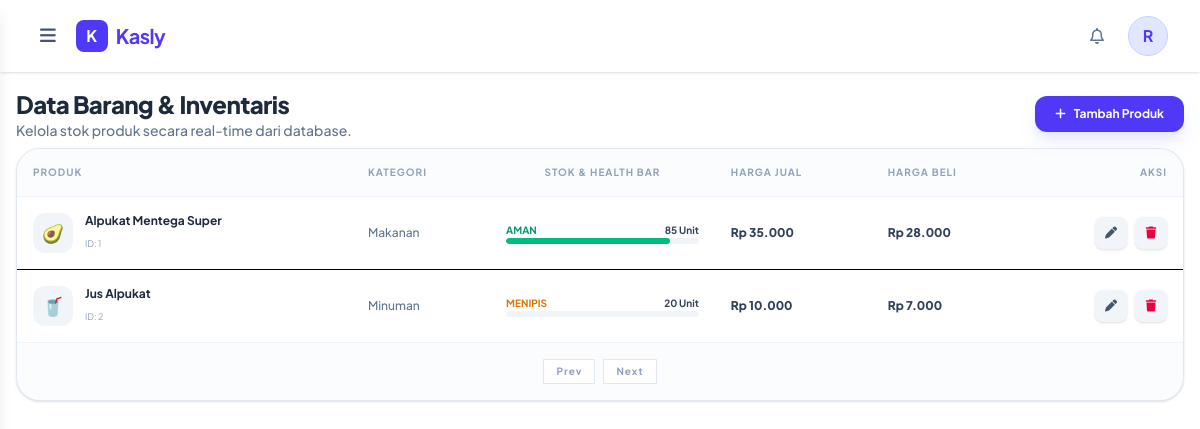
/produk.php, run on the app's committed database.
### tables this page shows
CREATE TABLE `produk` (
  `id_produk` int(11) NOT NULL,
  `id_umkm` int(11) DEFAULT NULL,
  `id_entry` int(11) DEFAULT NULL,
  `nama_produk` varchar(50) DEFAULT NULL,
  `kategori` varchar(50) DEFAULT NULL,
  `harga_jual` decimal(10,0) DEFAULT NULL,
  `harga_beli` decimal(10,0) DEFAULT NULL,
  `sisa_stok` int(11) DEFAULT NULL
);

### produk.php (the view, shortened to what this page needs)
<?php
include 'koneksi.php';
$query = "SELECT * FROM produk";
$result = mysqli_query($conn, $query);
?>
<!DOCTYPE html>
<html lang="en">
<head>
    <link rel="stylesheet" href="dist/output.css">
    <link href="https://cdnjs.cloudflare.com/ajax/libs/font-awesome/6.0.0/css/all.min.css" rel="stylesheet">
</head>
<body>
<nav class="flex items-center justify-between px-8 py-4 bg-white shadow-sm sticky top-0 z-50">
        <div class="flex items-center gap-3">
            <button id="menuBtn" class="p-2 text-slate-600 hover:bg-slate-100 rounded-lg">
        <i class="fa-solid fa-bars text-lg"></i>
    </button>
    <div class="flex items-center gap-2">
        <div class="w-8 h-8 bg-indigo-600 rounded-lg flex items-center justify-center text-white font-bold">K</div>
        <span class="font-bold text-xl tracking-tight text-indigo-600">Kasly</span>
    </div>
        </div>
        <div class="flex items-center gap-4">
            <button class="p-2 text-slate-500 hover:bg-slate-100 rounded-full transition">
                <i class="fa-regular fa-bell"></i>
            </button>
            <div class="w-10 h-10 rounded-full bg-indigo-100 border border-indigo-200 flex items-center justify-center text-indigo-600 font-bold">
                R
            </div>
        </div>
    </nav>
    <section id="produk-page" class="space-y-8 p-4 md:p-6">
        <div class="flex flex-col md:flex-row md:items-center justify-between gap-4 mb-2">
            <div>
                <h2 class="text-2xl font-black text-slate-800 tracking-tight">Data Barang & Inventaris</h2>
                <p class="text-sm text-slate-500 font-medium">Kelola stok produk secara real-time dari database.</p>
            </div>
            <div class="flex items-center gap-2">
                <button class="bg-indigo-600 text-white px-5 py-2.5 rounded-xl text-xs font-bold hover:bg-indigo-700 transition-all flex items-center gap-2 shadow-lg shadow-indigo-100">
                    <i class="fa-solid fa-plus"></i> Tambah Produk
                </button>
            </div>
        </div>
        <div class="bg-white border border-slate-200 rounded-3xl overflow-hidden shadow-sm">
            <div class="overflow-x-auto">
                <table class="w-full text-left">
                    <thead class="bg-slate-50/50 border-b border-slate-100">
                        <tr>
                            <th class="p-4 text-[10px] font-bold text-slate-400 uppercase tracking-widest">Produk</th>
                            <th class="p-4 text-[10px] font-bold text-slate-400 uppercase tracking-widest">Kategori</th>
                            <th class="p-4 text-[10px] font-bold text-slate-400 uppercase tracking-widest text-center">Stok & Health Bar</th>
                            <th class="p-4 text-[10px] font-bold text-slate-400 uppercase tracking-widest">Harga Jual</th>
                            <th class="p-4 text-[10px] font-bold text-slate-400 uppercase tracking-widest">Harga Beli</th>
                            <th class="p-4 text-[10px] font-bold text-slate-400 uppercase tracking-widest text-right">Aksi</th>
                        </tr>
                    </thead>
                    <tbody class="divide-y divide-slate-50">
                        <?php
                        while($row = mysqli_fetch_assoc($result)):
                            $stok = $row['sisa_stok'];
                            $max_stok = 100;
                            $persen = ($stok / $max_stok) * 100;
                            $bar_color = "bg-emerald-500";
                            $text_color = "text-emerald-600";
                            $status_label = "Aman";
                            if($stok <= 10) {
                                $bar_color = "bg-rose-500";
                                $text_color = "text-rose-600";
                                $status_label = "Kritis";
                            } elseif ($stok <= 30) {
                                $bar_color = "bg-amber-500";
                                $text_color = "text-amber-600";
                                $status_label = "Menipis";
                            }
                        ?>
                        <tr class="hover:bg-slate-50/50 transition-colors group">
                            <td class="p-4">
                                <div class="flex items-center gap-3">
                                    <div class="w-10 h-10 bg-slate-100 rounded-xl flex items-center justify-center text-lg">
                                        <?php echo ($row['kategori'] == 'Minuman') ? '🥤' : '🥑'; ?>
                                    </div>
                                    <div>
                                        <p class="text-xs font-bold text-slate-800"><?php echo $row['nama_produk']; ?></p>
                                        <span class="text-[9px] text-slate-400 uppercase">ID: <?php echo $row['id_produk']; ?></span>
                                    </div>
                                </div>
                            </td>
                            <td class="p-4 text-xs font-medium text-slate-500"><?php echo $row['kategori']; ?></td>
                            <td class="p-4">
                                <div class="flex flex-col gap-1.5 min-w-[120px]">
                                    <div class="flex justify-between items-center text-[10px] font-bold">
                                        <span class="<?php echo $text_color; ?> uppercase"><?php echo $status_label; ?></span>
                                        <span class="text-slate-700"><?php echo $stok; ?> Unit</span>
                                    </div>
                                    <div class="w-full bg-slate-100 h-1.5 rounded-full overflow-hidden">
                                        <div class="<?php echo $bar_color; ?> h-full rounded-full" style="width: <?php echo $persen; ?>%"></div>
                                    </div>
                                </div>
                            </td>
                            <td class="p-4 text-xs font-black text-slate-700">Rp <?php echo number_format($row['harga_jual'], 0, ',', '.'); ?></td>
                            <td class="p-4 text-xs font-black text-slate-700">Rp <?php echo number_format($row['harga_beli'], 0, ',', '.'); ?></td>
                            <td class="p-4">
                                <div class="flex items-center justify-end gap-2">
                                    <a href="edit.php?id=<?php echo $row['id_produk']; ?>" class="w-8 h-8 rounded-lg bg-slate-100 text-slate-600 hover:bg-indigo-600 hover:text-white transition-all flex items-center justify-center text-xs shadow-sm">
                                        <i class="fa-solid fa-pen"></i>
                                    </a>
                                    <button onclick="confirmDelete(<?php echo $row['id_produk']; ?>)" class="w-8 h-8 rounded-lg bg-slate-100 text-rose-600 hover:bg-rose-600 hover:text-white transition-all flex items-center justify-center text-xs shadow-sm">
                                        <i class="fa-solid fa-trash"></i>
                                    </button>
                                </div>
                            </td>
                        </tr>
                        <?php endwhile; ?>
                    </tbody>
                </table>
            </div>
            <div class="p-4 bg-slate-50/50 border-t border-slate-100 flex flex-col sm:flex-row justify-between items-center gap-4 text-[10px] font-bold text-slate-400 uppercase tracking-widest">
                <div class="flex gap-2">
                    <button class="px-3 py-1 rounded bg-white border border-slate-200 hover:bg-slate-50 transition-all">Prev</button>
                    <button class="px-3 py-1 rounded bg-white border border-slate-200 hover:bg-slate-50 transition-all">Next</button>
                </div>
            </div>
        </div>
    </section>
</body>
</html>

### produk.php (style rules this page uses)
body { font-family: 'Plus Jakarta Sans', sans-serif; }

### data on the page
produk: nama_produk "Alpukat Mentega Super", id_produk "1", kategori "Makanan", status_label "AMAN", sisa_stok "85", harga_jual "35.000", harga_beli "28.000"
produk: nama_produk "Jus Alpukat", id_produk "2", kategori "Minuman", sisa_stok "MENIPIS", sisa_stok "20", harga_jual "10.000", harga_beli "7.000"
